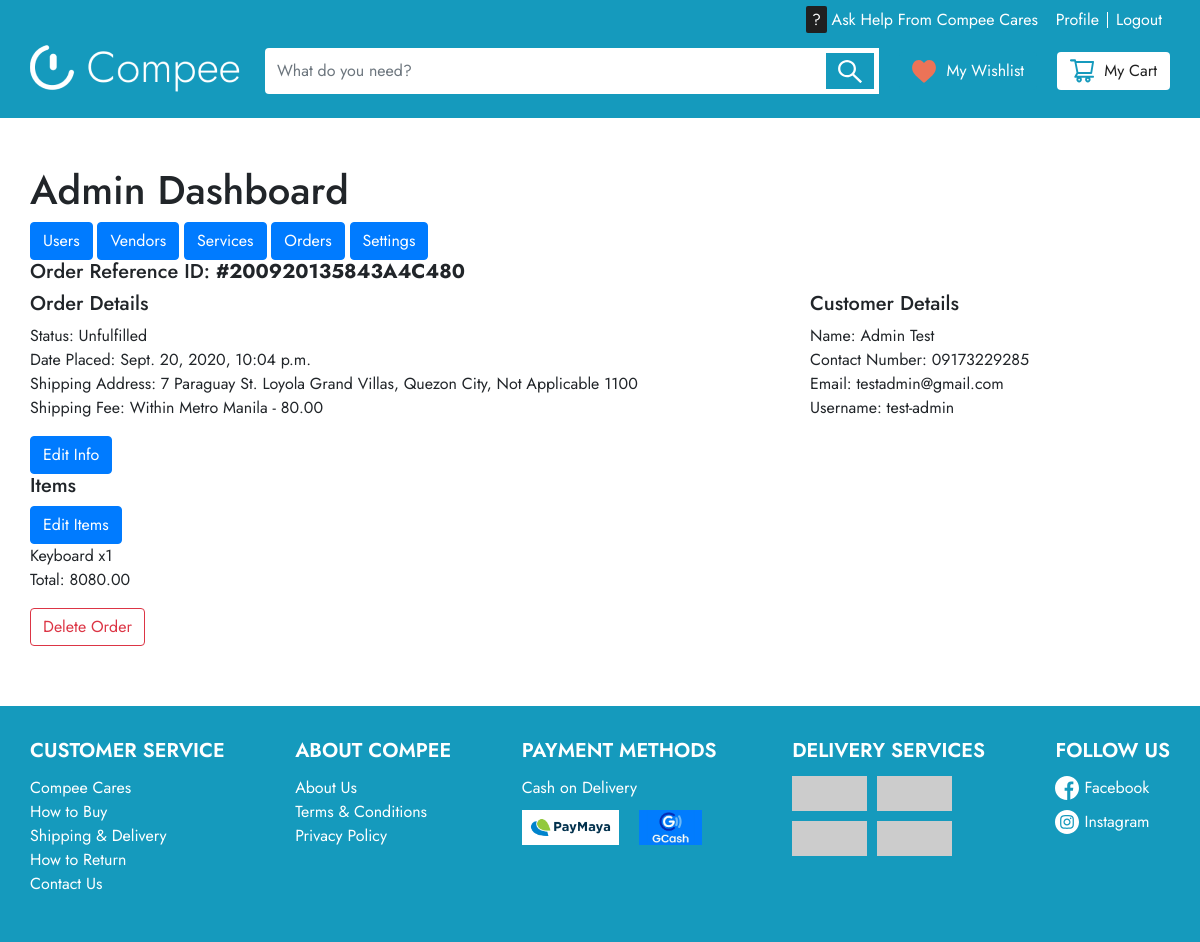
Page /dashboard/order/5/ (signed in) on the committed database.
### main/models.py (models this page shows, shortened)
class SiteOrder(models.Model):
    order_id = models.AutoField(primary_key=True)
    user = models.ForeignKey(User, on_delete=models.CASCADE)
    contact_no = models.CharField(max_length=15, validators=[numericCheck])
    date_placed = models.DateTimeField(default=timezone.now)
    status = models.CharField(max_length=15, choices=STATUS_CHOICES, default = ('Unfulfilled'))
    total = models.DecimalField(max_digits=10, decimal_places=2, default=0)
    payment_method = models.ForeignKey(PaymentMethod, blank=True, null=True, on_delete=models.SET_NULL)
    address_line = models.CharField(max_length=200)
    city = models.CharField(max_length=50)
    state = models.CharField(max_length=50)
    zip_code = models.PositiveSmallIntegerField()
    shipping_fee = models.ForeignKey(ShippingRate, blank=True, null=True, on_delete=models.SET_NULL)
    ref_id = models.CharField(max_length=100, blank=True, unique=True)

class OrderItem(models.Model):
    id = models.AutoField(primary_key=True)
    order = models.ForeignKey(SiteOrder, on_delete=models.CASCADE)
    product = models.ForeignKey(Product, on_delete=models.CASCADE, blank=True, null=True)
    service = models.ForeignKey(Service, on_delete=models.CASCADE, blank=True, null=True)
    quantity = models.PositiveIntegerField(default=1)
    c_cares = models.BooleanField(default=False)

### admins/models.py (models this page shows, shortened)
class ShippingRate(models.Model):
    id = models.AutoField(primary_key=True)
    rate = models.DecimalField(max_digits=10, decimal_places=2)
    name = models.CharField(max_length=100)

class Product(models.Model):
    product_id = models.AutoField(primary_key=True)
    name = models.CharField(max_length=100)
    description = models.TextField(blank=True, null=True)
    price = models.DecimalField(max_digits=10, decimal_places=2)
    discount_price = models.DecimalField(max_digits=10, decimal_places=2, blank=True, null=True)
    item_stock = models.PositiveIntegerField()
    date_created = models.DateTimeField(default=timezone.now)
    image = models.ImageField(default='default.jpg', upload_to='product_pics')
    vendor = models.ForeignKey(Vendor, on_delete=models.CASCADE)
    slug = models.SlugField(unique=True, max_length=100)
    tags = TaggableManager()

### admins/views.py (the view)
# urls.py: path('order/<int:pk>/', v.OrderDetailView.as_view(
class OrderDetailView(LoginRequiredMixin, UserPassesTestMixin, DetailView):
    model = SiteOrder
    def test_func(self):
        return self.request.user.groups.filter(name='Admin').exists()
    def get_context_data(self, **kwargs):
        context = super(OrderDetailView, self).get_context_data(**kwargs)
        context['title'] = "Dashboard | Order"
        items = OrderItem.objects.filter(order=self.object)
        context['items'] = items
        if items.filter(c_cares=True).exists():
            context['cares'] = True
            d1 = self.object.date_placed
            d2 = timezone.now()
            context['days'] = abs((d2-d1).days)
        open_status = ['Unfulfilled', 'Payment Pending']
        if self.object.status in open_status:
            context['is_open'] = True
        return context

### templates/admins/orders/order_detail.html
{% extends "base.html" %}
{% block content %}
    {%include 'admins/partials/_dashboard_nav.html' %}
    <h5>Order Reference ID: <strong>#{{ object.ref_id }}</strong></h5>
    <div class="row">
        <div class="col-md-8">
            <h5>Order Details</h5>
            <ul>
                <li>Status: {{object.status }} </li>
                <li>Date Placed: {{object.date_placed }}</li>
                <li>Shipping Address: {{ object.address_line }}, {{ object.city }}, {{ object.state }} {{ object.zip_code }}</li>
                <li>Shipping Fee: {{ object.shipping_fee.name }} - {{ object.shipping_fee.rate }}</li>
            </ul>
            <a href='{% url "order-update-info" object.order_id %}' class="btn btn-primary">Edit Info</a>
            <h5>Items</h5>
            {% if is_open %}
                <a href='{% url "order-update-items" object.order_id %}' class="btn btn-primary">Edit Items</a>
            {% endif %}
            <ul>
                {% for item in items %}
                    {% if item.product %}
                        <li>{{ item.product.name }} x{{ item.quantity }}</li>
                    {% else %}
                        <li>{{ item.service.name }} x{{ item.quantity }}</li>
                    {% endif %}
                {% endfor %}
                <li>Total: {{object.total}}</li>
            </ul>
        </div>
        <div class="col-md-4">
            <h5>Customer Details</h5>
            <ul>
                <li>Name: {{object.user.first_name }} {{object.user.last_name }}</li>
                <li>Contact Number: {{ object.contact_no }} </li>
                <li>Email: {{ object.user.email }}</li>
                <li>Username: {{object.user.username}}</li>
            </ul>
        </div>
    </div>
    <a href='{% url "order-delete" object.order_id %}' class="btn btn-outline-danger">Delete Order</a>
{% endblock content %}

### static/css/style.css (style rules this page uses)
* { padding: 0; margin: 0; text-decoration: none; }
html, body { height: 100%; min-width: 100%; min-height: 100%; position: relative; font-family: 'Jost', sans-serif; }
a { text-decoration: none; }
ul { list-style-type: none; }

### rows in the picture
SiteOrder: ref_id "200920135843A4C480", status "Unfulfilled", date_placed "Sept. 20, 2020, 10:04 p.m.", address_line "7 Paraguay St. Loyola Grand Villas", city "Quezon City", state "Not Applicable", zip_code "1100", shipping_fee.name "Within Metro Manila", shipping_fee.rate "80.00", total "8080.00", user.first_name "Admin", user.last_name "Test", contact_no "09173229285", user.email "testadmin@gmail.com", user.username "test-admin"
OrderItem: product.name "Keyboard", quantity "1"
